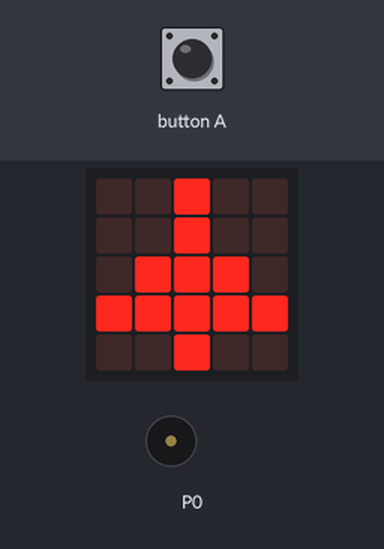
The program below on a simulated BBC micro:bit (MakeCode). Parts: the board's 5×5 LED display, buzzer (waves = sounding). Inputs (shaded band) come from the test bench.

Above: at 1.7 s.
1.8 s: button A pressed for 0.15 s
At 2.8 s:
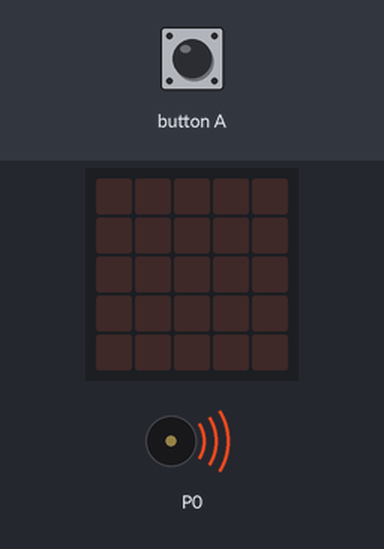
At 6.26 s:
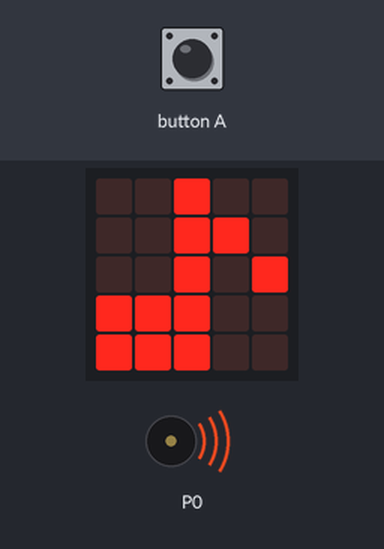
Timing chart, 0 to 10.9 s (numbered marks = the images above; inputs shaded):
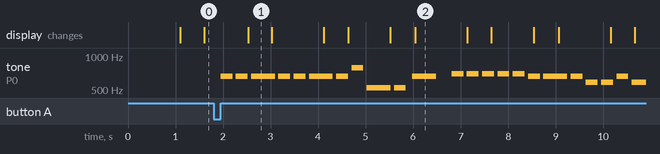

The program:

main.ts
```typescript
function e_batida_1 () {
    music.playTone(659, music.beat(BeatFraction.Whole))
    music.rest(music.beat(BeatFraction.Eighth))
}
input.onButtonPressed(Button.A, function () {
    for (let index = 0; index < 2; index++) {
        e_batida_12()
        e_batida_12()
        e_batida_1()
    }
    e_batida_12()
    music.playTone(784, music.beat(BeatFraction.Half))
    music.rest(music.beat(BeatFraction.Eighth))
    music.playTone(523, music.beat(BeatFraction.Whole))
    music.rest(music.beat(BeatFraction.Eighth))
    music.playTone(523, music.beat(BeatFraction.Half))
    music.rest(music.beat(BeatFraction.Quarter))
    e_batida_1()
    music.rest(music.beat(BeatFraction.Half))
    f_batida_12()
    f_batida_12()
    f_batida_12()
    f_batida_12()
    f_batida_12()
    e_batida_12()
    e_batida_1()
    e_batida_12()
    music.playTone(587, music.beat(BeatFraction.Half))
    music.rest(music.beat(BeatFraction.Eighth))
    music.playTone(587, music.beat(BeatFraction.Half))
    music.rest(music.beat(BeatFraction.Eighth))
    e_batida_12()
    music.playTone(587, music.beat(BeatFraction.Whole))
    music.rest(music.beat(BeatFraction.Quarter))
    music.playTone(784, music.beat(BeatFraction.Whole))
})
function f_batida_12 () {
    music.playTone(698, music.beat(BeatFraction.Half))
    music.rest(music.beat(BeatFraction.Eighth))
}
function e_batida_12 () {
    music.playTone(659, music.beat(BeatFraction.Half))
    music.rest(music.beat(BeatFraction.Eighth))
}
basic.forever(function () {
    basic.showIcon(IconNames.EigthNote)
    basic.pause(500)
    basic.clearScreen()
    basic.pause(500)
    basic.showLeds(`
        . . # . .
        . . # . .
        . # # # .
        # # # # #
        . . # . .
        `)
    basic.pause(500)
    basic.clearScreen()
    basic.pause(500)
})
```

test.ts
```typescript
// testes vão aqui; isto não será compilado quando este pacote for usado como uma extensão.
```

Measured:
- after the input at 1.8 s, tone on P0: plays 659 Hz for 0.25 s, 659 Hz for 0.25 s, 659 Hz for 0.50 s, 659 Hz for 0.25 s, 659 Hz for 0.25 s, 659 Hz for 0.50 s … (23 notes in this stretch), starting after 0.15 s
- what the display in image 1 shows lasts 0.5 s, from 2.5 s to 3.0 s
